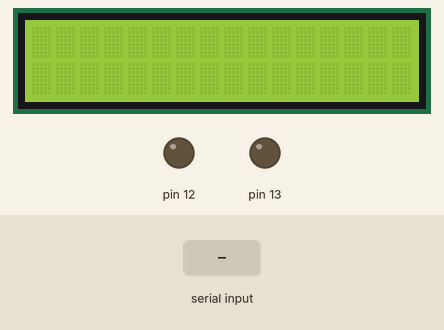
Recording of a sketch running on a simulated Arduino Uno, built with avr-gcc and run on an emulated ATmega328P. Shown: 16×2 character LCD, output pins drawn as LEDs (lit = HIGH). The test bench sets the inputs (shaded band). What the sketch prints to the serial monitor is not drawn.

Above: at 1.2 s.
1.3 s: "H" received over the second serial link
At 1.47 s:
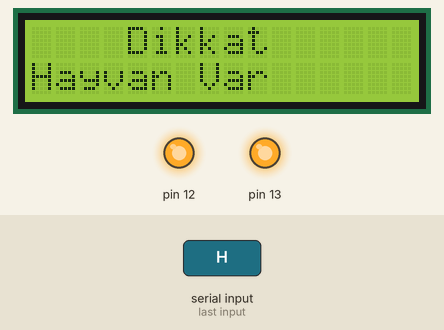
3.1 s: "S" received over the second serial link
At 3.28 s:
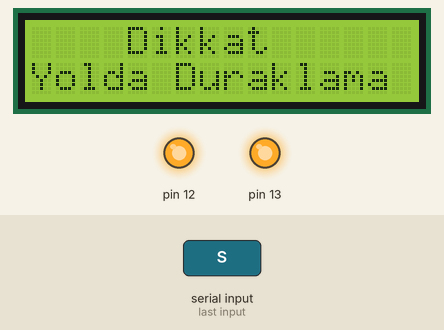
4.9 s: "P" received over the second serial link
At 5.07 s:
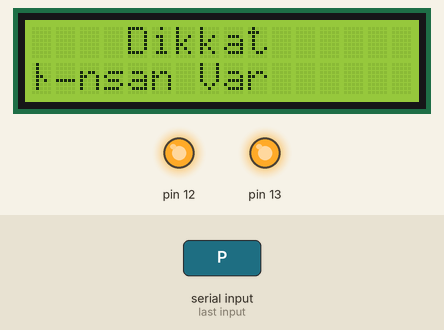
Timing chart, 0 to 7.9 s (numbered marks = the images above; inputs shaded):
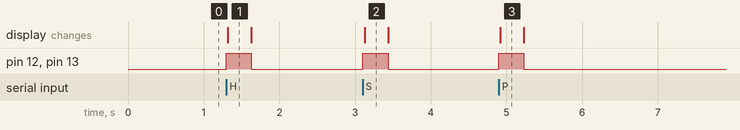

Measured:
- after the input at 1.3 s, pin 12, pin 13: LOW → HIGH at once, → LOW 0.33 s later; the display: changes at once (image 1)
- after the input at 3.1 s, pin 12, pin 13: LOW → HIGH at once, → LOW 0.34 s later; the display: changes at once (image 2)
- after the input at 4.9 s, pin 12, pin 13: LOW → HIGH at once, → LOW 0.33 s later; the display: changes at once (image 3)

The sketch:

lcd.ino
```cpp
#include <SoftwareSerial.h>
#include <Wire.h> // Library for I2C communication
#include <LiquidCrystal_I2C.h> // Library for LCD
LiquidCrystal_I2C lcd = LiquidCrystal_I2C(0x27, 16, 2);

SoftwareSerial bt_iletisim(7,6);

void setup() {
  lcd.init();
  lcd.backlight();
  pinMode(13, OUTPUT);
   pinMode(12, OUTPUT);
    Serial.begin(9600);
  bt_iletisim.begin(9600);
}

void loop() {
  if (bt_iletisim.available())
  {
    char data = bt_iletisim.read();
    Serial.println(data);
    if(data == 'H')
    {
      digitalWrite(13, HIGH);
      digitalWrite(12, HIGH);
      lcd.setCursor(4, 0);
      lcd.print("Dikkat");
      lcd.setCursor(0, 1);
      lcd.print("Hayvan Var");
      delay(300);
      while(data == 'H'){
        data = bt_iletisim.read();
        delay(10);
      }
    }
    if(data == 'S')
    {
      digitalWrite(13, HIGH);
      digitalWrite(12, HIGH);
      lcd.setCursor(4, 0);
      lcd.print("Dikkat");
      lcd.setCursor(0, 1);
      lcd.print("Yolda Duraklama var");
            delay(300);
      while(data == 'S'){
        data = bt_iletisim.read();
        delay(10);
      }
    }
        if(data == 'P')
    {
      digitalWrite(13, HIGH);
      digitalWrite(12, HIGH);
      lcd.setCursor(4, 0);
      lcd.print("Dikkat");
      lcd.setCursor(0, 1);
      lcd.print("İnsan Var");
            delay(300);
      while(data == 'P'){
        data = bt_iletisim.read();
        delay(10);
      }
    }
    lcd.clear();
    digitalWrite(13, LOW);
    digitalWrite(12, LOW);
  }
}
```
